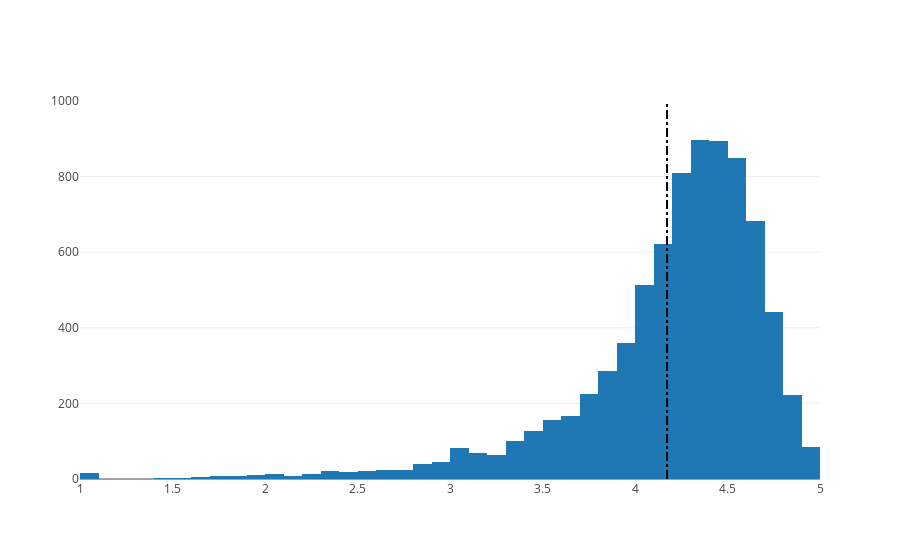

Notebook code cell kept with this figure:
### Markdown cell above
## 4. Distribution of app ratings
<p>After having witnessed the market share for each category of apps, let's see how all these apps perform on an average. App ratings (on a scale of 1 to 5) impact the discoverability, conversion of apps as well as the company's overall brand image. Ratings are a key performance indicator of an app.</p>
<p>From our research, we found that the average volume of ratings across all app categories is <code>4.17</code>. The histogram plot is skewed to the right indicating that the majority of the apps are highly rated with only a few exceptions in the low-rated apps.</p>

### Code cell
# Average rating of apps
avg_app_rating = apps['Rating'].mean()
print('Average app rating = ', avg_app_rating)

# Distribution of apps according to their ratings
data = [go.Histogram(
        x = apps['Rating'],
        xbins = {'start': 1, 'size': 0.1, 'end' : 5}
)]

# Vertical dashed line to indicate the average app rating
layout = {'shapes': [{
              'type' :'line',
              'x0': avg_app_rating,
              'y0': 0,
              'x1': avg_app_rating,
              'y1': 1000,
              'line': { 'dash': 'dashdot'}
          }]
          }

plotly.offline.iplot({'data': data, 'layout': layout})

### Figure 1 — Plotly figure (JSON) as saved in the notebook; plotly's stock layout.template omitted (floating-point values rounded to 4 significant figures; data arrays with more than 128 entries replaced by an {"elided": "..."} marker saying what was removed)
{"data": [{"x": {"elided": "9659 float values"}, "xbins": {"end": 5, "size": 0.1, "start": 1}, "type": "histogram", "uid": "e7ac0903-c844-47d1-8ace-5a93501e088a"}], "layout": {"shapes": [{"line": {"dash": "dashdot"}, "type": "line", "x0": 4.173, "x1": 4.173, "y0": 0, "y1": 1000}]}}
